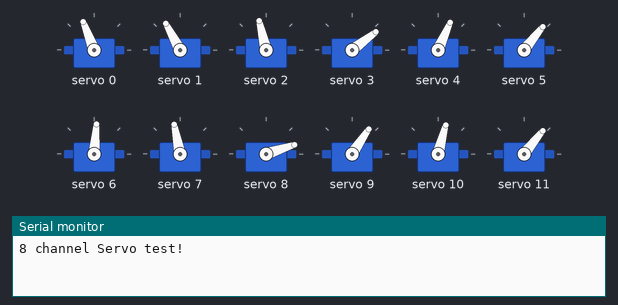
This sketch was run on a simulated Arduino Uno, built with avr-gcc and run on an emulated ATmega328P. Parts: 12 × servo, the last lines printed to the serial monitor.

Above: at 4.0 s.
At 7.08 s:
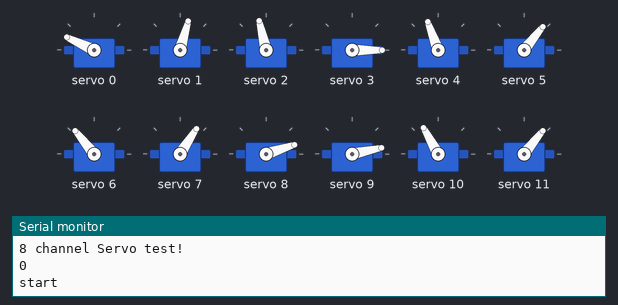
At 11.31 s:
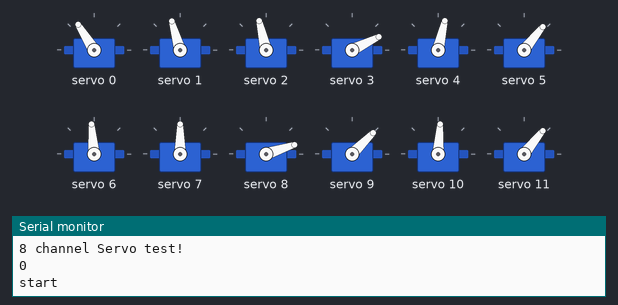
At 15.5 s:
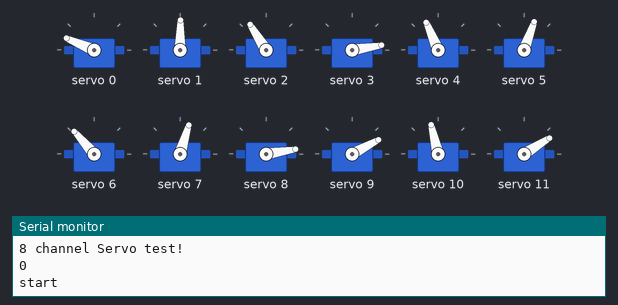
At 22.8 s:
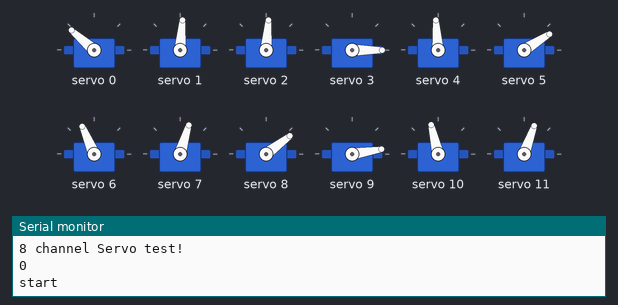
At 35.3 s:
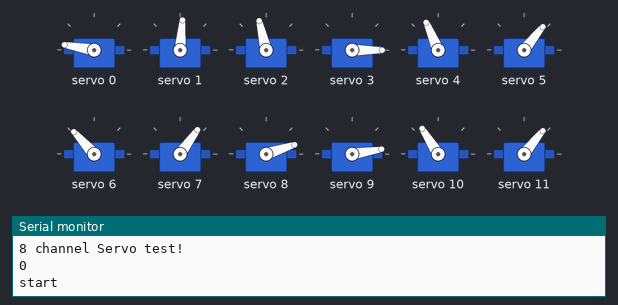
Timing chart, 0 to 40.0 s (numbered marks = the images above):
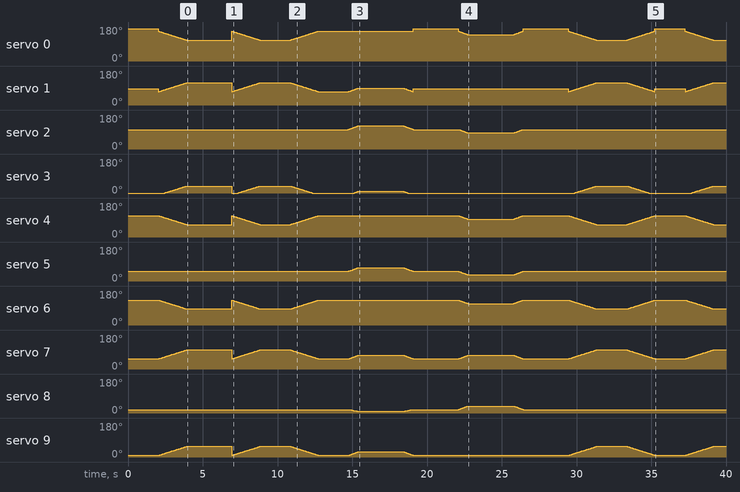

The sketch:

spot_final.ino
```cpp
#include <Wire.h>
#include <Adafruit_PWMServoDriver.h>
#include <math.h>

Adafruit_PWMServoDriver pwm = Adafruit_PWMServoDriver(0x40);


#define SERVOMIN  100 // This is the 'minimum' pulse length count (out of 4096)
#define SERVOMAX  600 // This is the 'maximum' pulse length count (out of 4096)
#define MIN_PULSE  600 // This is the rounded 'minimum' microsecond length based on the minimum pulse of 150
#define MAX_PULSE  2400 // This is the rounded 'maximum' microsecond length based on the maximum pulse of 600
#define SERVO_FREQ 50 // Analog servos run at ~50 Hz updates

#define default0  445 //+ вперед - назад
#define default1  260 //+ вперед - назад
#define default2  330 //+ вверх  - вниз

#define default3  90 //+ назад  - вперед
#define default4  350 //+ назад  - вперед
#define default5  220 //+ вверх  - вниз

#define default6  390 //+ вперед - назад
#define default7  225 //+ вперед - назад
#define default8  150 //- вверх  + вниз

#define default9  130 //+ назад  - вперед
#define default10 370 //+ назад  - вперед
#define default11 220 //+ вверх  - вниз

// our servo # counter
uint8_t servonum = 0;

// СТАЦИОНАРНОЕ ПОЛОЖЕНИЕ
void stand_stationary()
{
    pwm.setPWM(0, 0, default0-100);//передняя правая
    pwm.setPWM(1, 0, default1+100);
    pwm.setPWM(2, 0, default2);

    pwm.setPWM(3, 0, default3+100);//передняя левая
    pwm.setPWM(4, 0, default4-100);
    pwm.setPWM(5, 0, default5);

    pwm.setPWM(6, 0, default6-100);//задняя правая
    pwm.setPWM(7, 0, default7+100);
    pwm.setPWM(8, 0, default8);

    pwm.setPWM(9, 0, default9+100);//задняя левая
    pwm.setPWM(10, 0, default10-100);
    pwm.setPWM(11, 0, default11);
    //----------------------------------------------
}

// МЕТОД ВСТАВАНИЯ ИЗ ПОЛОЖЕНИЯ СИДЯ
void stand_up_from_down()
{
  for (int i = 0; i < 100; i++)
    {
      pwm.setPWM(0, 0, default0-i);//передняя правая
      pwm.setPWM(1, 0, default1+i);
      pwm.setPWM(2, 0, default2);

      pwm.setPWM(3, 0, default3+i);//передняя левая
      pwm.setPWM(4, 0, default4-i);
      pwm.setPWM(5, 0, default5);

      pwm.setPWM(6, 0, default6-i);//задняя правая
      pwm.setPWM(7, 0, default7+i);
      pwm.setPWM(8, 0, default8);

      pwm.setPWM(9, 0, default9+i);//задняя левая
      pwm.setPWM(10, 0, default10-i);
      pwm.setPWM(11, 0, default11);
      delay(10);
    }

   stand_stationary();
}


// ПОЛОЖЕНИЕ СИДЯ
void sit_stationary()
{
    pwm.setPWM(0, 0, default0+25); //передняя правая
    pwm.setPWM(1, 0, default1+30);
    pwm.setPWM(2, 0, default2);

    pwm.setPWM(3, 0, default3); //передняя левая
    pwm.setPWM(4, 0, default4);
    pwm.setPWM(5, 0, default5);

    pwm.setPWM(6, 0, default6);//задняя правая
    pwm.setPWM(7, 0, default7);
    pwm.setPWM(8, 0, default8);

    pwm.setPWM(9, 0, default9);//задняя левая
    pwm.setPWM(10, 0, default10);
    pwm.setPWM(11, 0, default11);

    //+++++++++++++++++++++++++++++++++++++++++++
}


// МЕТОД ПРИСЕДАНИЯ ИЗ СТАЦИОНАРНОГО ПОЛОЖЕНИЯ
void sit_down_from_stationary()
{
  for (int i = 100; i > 0; i--)
    {
      pwm.setPWM(0, 0, default0-i);//передняя правая
      pwm.setPWM(1, 0, default1+i);
      pwm.setPWM(2, 0, default2);

      pwm.setPWM(3, 0, default3+i);//передняя левая
      pwm.setPWM(4, 0, default4-i);
      pwm.setPWM(5, 0, default5);

      pwm.setPWM(6, 0, default6-i);//задняя правая
      pwm.setPWM(7, 0, default7+i);
      pwm.setPWM(8, 0, default8);

      pwm.setPWM(9, 0, default9+i);//задняя левая
      pwm.setPWM(10, 0, default10-i);
      pwm.setPWM(11, 0, default11);
      delay(10);
    }

    //sit_stationary();
}


// НАКЛОН ВПРАВО
void tilt_right()
{
  for (int i = 0; i < 40; i++)
    {
      pwm.setPWM(2, 0, default2+i); // Передняя правая
      pwm.setPWM(1, 0, default1+i);

      pwm.setPWM(5, 0, default5+i); // Передняя левая
      pwm.setPWM(3, 0, default3+i);

      pwm.setPWM(8, 0, default8-i/2); // Задняя правая
      pwm.setPWM(7, 0, default7+i);

      pwm.setPWM(11, 0, default11-i); // Задняя левая
      pwm.setPWM(10, 0, default10-i);
      pwm.setPWM(9, 0, default9+i);

      delay(10);
    }
    tilt_right_stationary();
}

void tilt_right_stationary()
{
      pwm.setPWM(2, 0, default2+40); // Передняя правая
      pwm.setPWM(1, 0, default1+40);

      pwm.setPWM(5, 0, default5+40); // Передняя левая
      pwm.setPWM(3, 0, default3+40);

      pwm.setPWM(8, 0, default8-20); // Задняя правая
      pwm.setPWM(7, 0, default7+40);

      pwm.setPWM(11, 0, default11-40); // Задняя левая
      pwm.setPWM(10, 0, default10-40);
      pwm.setPWM(9, 0, default9+40);
}

// ВОЗВРАЩЕНИЕ ИЗ НАКЛОНА ВПРАВО
void sit_stationary_from_tilt_right()
{
  for (int i = 40; i > 0; i--)
    {
      pwm.setPWM(2, 0, default2+i); // Передняя правая
      pwm.setPWM(1, 0, default1+i);

      pwm.setPWM(5, 0, default5+i); // Передняя левая
      pwm.setPWM(3, 0, default3+i);

      pwm.setPWM(8, 0, default8-i/2); // Задняя правя
      pwm.setPWM(7, 0, default7+i);

      pwm.setPWM(11, 0, default11-i); // Задняя левая
      pwm.setPWM(10, 0, default10-i);
      pwm.setPWM(9, 0, default9+i);

      delay(10);
    }
  sit_stationary();
}

// НАКЛОН ВЛЕВО
void tilt_left()
{
  for (int i = 0; i < 40; i++)
    {
      pwm.setPWM(0, 0, default0-i); // Передняя правая
      pwm.setPWM(2, 0, default2-i);

      pwm.setPWM(4, 0, default4-i); // Передняя левая
      pwm.setPWM(5, 0, default5-i);

      pwm.setPWM(6, 0, default6-i); // Задняя правая
      pwm.setPWM(7, 0, default7+i);
      pwm.setPWM(8, 0, default8+i);

      pwm.setPWM(10, 0, default10-i); // Задняя левая
      pwm.setPWM(11, 0, default11+i);
      delay(10);
    }
    tilt_left_stationary();
}

// СТАЦИОНАРНОЕ ПОЛОЖЕНИЕ НАКЛОНА ВЛЕВО
void tilt_left_stationary()
{
      pwm.setPWM(0, 0, default0-40); // Передняя правая
      pwm.setPWM(2, 0, default2-40);

      pwm.setPWM(4, 0, default4-40); // Передняя левая
      pwm.setPWM(5, 0, default5-40);

      pwm.setPWM(6, 0, default6-40); // Задняя правая
      pwm.setPWM(7, 0, default7+40);
      pwm.setPWM(8, 0, default8+40);

      pwm.setPWM(10, 0, default10-40); // Задняя левая
      pwm.setPWM(11, 0, default11+40);
}

// ВОЗВРАЩЕНИЕ ИЗ НАКЛОНА ВЛЕВО
void sit_stationary_from_tilt_left()
{
  for (int i = 40; i > 0; i--)
    {
      pwm.setPWM(0, 0, default0-i); // Передняя правая
      pwm.setPWM(2, 0, default2-i);

      pwm.setPWM(4, 0, default4-i); // Передняя левая
      pwm.setPWM(5, 0, default5-i);

      pwm.setPWM(6, 0, default6-i); // Задняя правая
      pwm.setPWM(7, 0, default7+i);
      pwm.setPWM(8, 0, default8+i);

      pwm.setPWM(10, 0, default10-i); // Задняя левая
      pwm.setPWM(11, 0, default11+i);
      delay(10);
    }
  sit_stationary();
}


void setup() {
  Serial.begin(9600);
  Serial.println("8 channel Servo test!");

  pwm.begin();

  pwm.setOscillatorFrequency(27000000);
  pwm.setPWMFreq(SERVO_FREQ);  // Analog servos run at ~50 Hz updates

  yield();
  delay(10);

    sit_stationary();
    delay(2000);
    stand_up_from_down();
    delay(3000);


}

void loop() {
  // Drive each servo one at a time using setPWM()
  Serial.println(servonum);
  Serial.println("start");
    stand_up_from_down();
    delay(2000);
    sit_down_from_stationary();
    delay(2000);
    tilt_right();
    delay(3000);
    sit_stationary_from_tilt_right();
    delay(3000);
    tilt_left();
    delay(3000);
    sit_stationary_from_tilt_left();
    delay(3000);
    stand_up_from_down();
    delay(2000);
    sit_down_from_stationary();
    sit_stationary();
    delay(2000);

   // встаем
   //stand_up();
   //delay(2000);

   // садимся
   //sit_down();
   //delay(2000);

}
```
